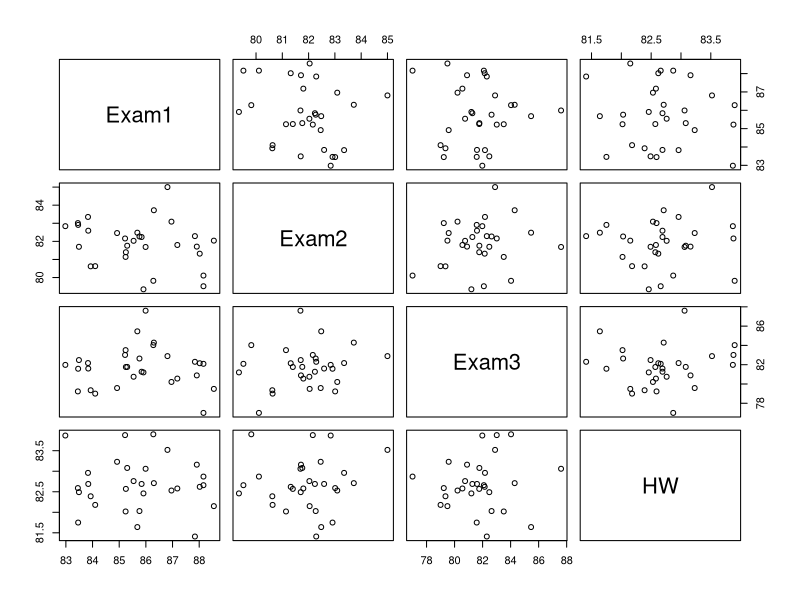
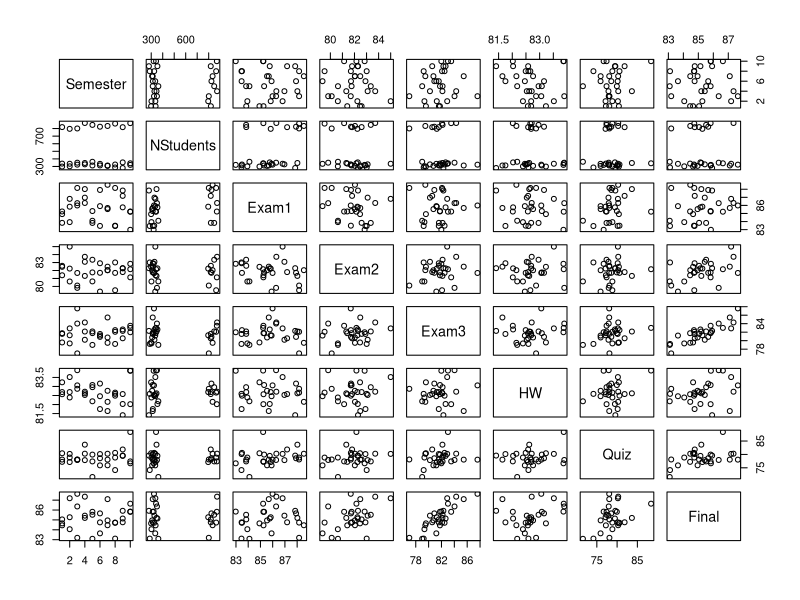
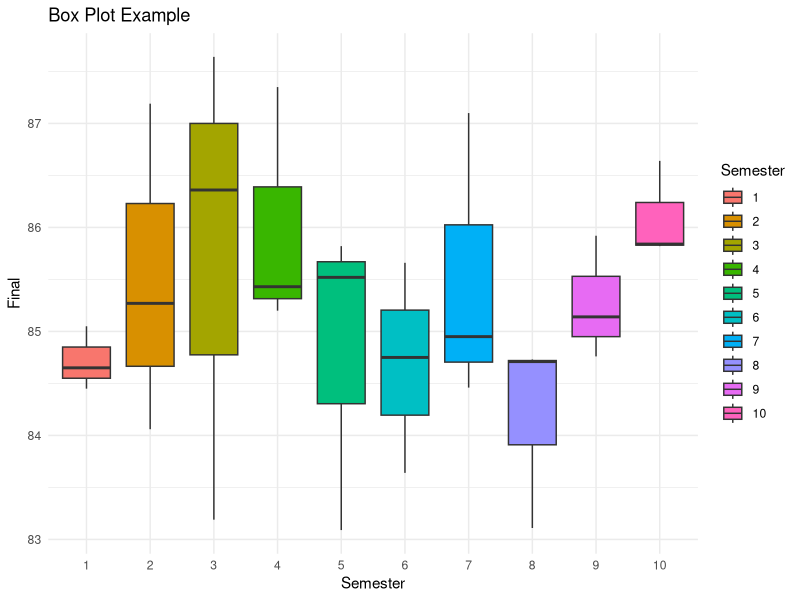

Generate these figures, in order, with R: (Note: this script raises an error after producing the figures.)
## ---- chunk 1
library(tidyverse)
library(tidyverse)
library(caret)
library(GGally) #pairs plot
library(car) #added variable plots
library(MASS) #standardized Residuals
library(lmtest) #bp test
library(multcomp) #generalized linear hypothesis test
library(nlme)
library(tidyverse)
data  <- read_delim('ClassAssessment.txt')
data_copy <- data
data$Semester <- as.factor(data$Semester)
## ---- chunk 2
pairs(data[,3:6])
pairs(data)



## ---- chunk 3
ggplot(data, aes(x = Semester, y = Final, fill = Semester)) +
  geom_boxplot() +
  labs(x = "Semester", y = "Final", title = "Box Plot Example") +
  theme_minimal()

## ---- chunk 4

data_long <- data_copy %>%
  pivot_longer(
    cols = c(Exam1, Exam2, Exam3,HW,Quiz, Final) )

data_copy$id <- 1:30

data_long$factor_column <- factor(data_long$name)
data_long$factor_column <- factor(data_long$name, levels = c("Exam1", "Exam2", "Exam3", "HW", "Quiz", "Final"))

levels(data_long$factor_column)

# head(data_long)
ggplot(data_long, aes(x = name, y = value, group = id, colour = id))+
  geom_point()+
  geom_line()
## ---- chunk 5
# summary(data)



# Pedagogy_lm <- lm(Final ~ ., data = data)
Pedagogy_lm <- lm(Final ~ ., data = data)
summary(Pedagogy_lm)

#Checking if our model should use NStudents and Semester
Pedagogy_lm_reduced <- lm(Final ~ Exam1+Exam2+Exam3+HW+Quiz, data = data)
summary(Pedagogy_lm_reduced)
anova(Pedagogy_lm_reduced,Pedagogy_lm)

#using reduced model and changing name
Pedagogy_lm <- lm(Final ~ Exam1+Exam2+Exam3+HW+Quiz, data = data)
summary(Pedagogy_lm)


data_copy$fittedVals <- Pedagogy_lm$fitted.values
data_copy$Residuals <- Pedagogy_lm$residuals

# write.csv(data, file = "ClassAssessment_copy.txt", row.names =T)

#none of the semesters performed better than other semesters
anova_result <- aov(lm(Final ~ Semester, data = data))
anova_result
summary(anova_result)
# anova_result <- anova(lm(value ~ group, data = df))
